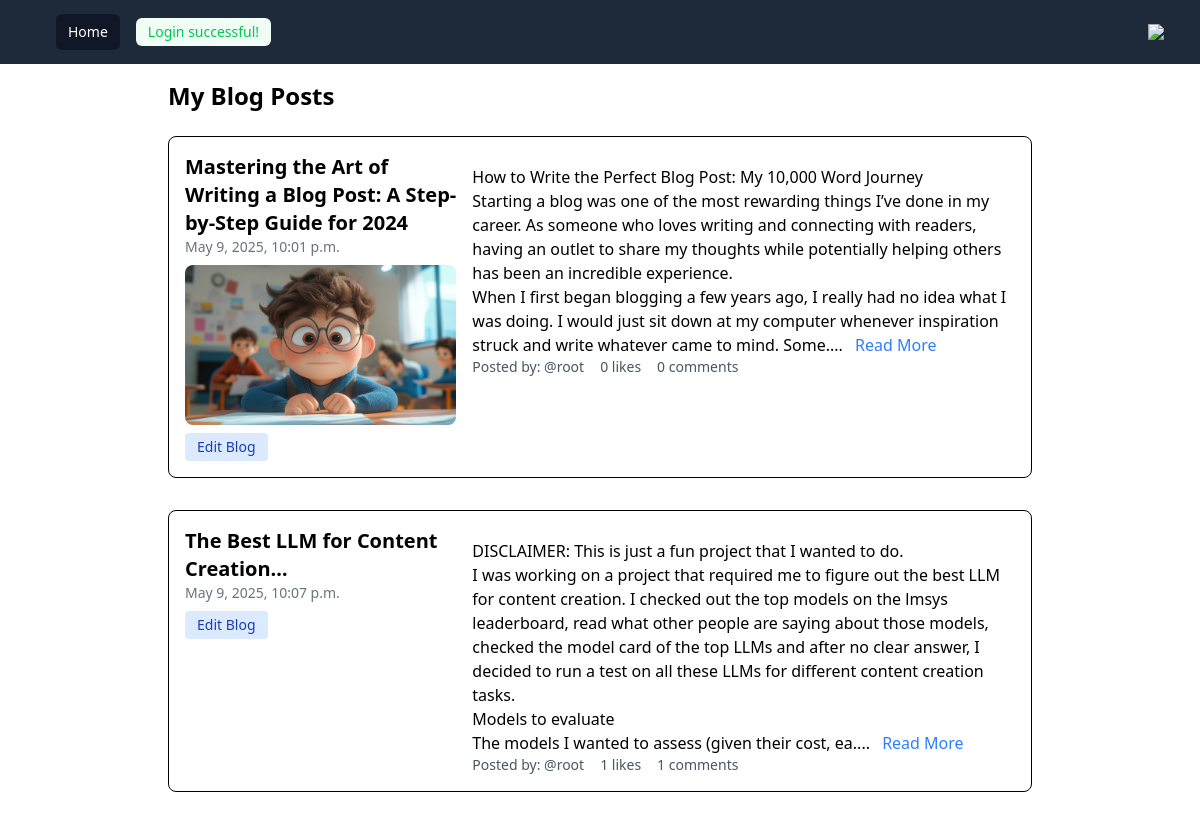
/blog/my-blogs/ (signed in), run on the app's committed database.
### App_Blog/models.py (models this page shows, shortened)
class Blog(models.Model):
    author=models.ForeignKey(User,on_delete=models.CASCADE,related_name='post_author')
    blog_title=models.CharField(max_length=200,verbose_name='put a title')
    slug=models.SlugField(max_length=200,unique=True)
    blog_content=models.TextField(verbose_name='what is on your mind?')
    blog_image=models.ImageField(upload_to='blog_images',verbose_name='image')
    publish_date=models.DateTimeField(auto_now_add=True)
    update_date=models.DateTimeField(auto_now=True)

### App_Blog/views.py (the view)
# urls.py: path('my-blogs/', login_required(views.MyBlogs.as_view()), name='my_blogs'),
class MyBlogs(LoginRequiredMixin,TemplateView):
    template_name='App_Blog/my_blogs.html'

### App_Blog/templatetags/custom_filters.py (called while the page is built)
def range_filter(value):
    return value[0:500]+"...."

### templates/App_Blog/my_blogs.html (shortened to what this page needs)
{% extends "base.html" %}
{% load tailwind_filters %}
{% load custom_filters %}
{% block body_block %}
<div class="max-w-4xl mx-auto p-4">
  <h1 class="text-2xl font-bold mb-6">My Blog Posts</h1>
  {% for blog in user.post_author.all %}
  <article class="flex flex-col md:flex-row gap-4 mb-8 p-4 border rounded-lg hover:shadow-md transition-shadow">
    <div class="md:w-1/3">
      <h3 class="text-xl font-semibold">{{blog.blog_title}}</h3>
      <p class="text-sm text-gray-500 mb-2">{{blog.publish_date}}</p>
      {% if blog.blog_image %}
      <img src="/media/{{blog.blog_image}}"
           alt="{{blog.blog_title}}"
           class="w-full h-40 object-cover rounded-lg mb-2">
      {% endif %}
      <a href="{% url 'App_Blog:edit_blog' pk=blog.pk %}"
         class="inline-block text-sm bg-blue-100 hover:bg-blue-200 text-blue-800 py-1 px-3 rounded">
        Edit Blog
      </a>
    </div>
    <div class="md:w-2/3">
      <p class="text-gray-700 mb-3">
        {% autoescape off %}
          {{blog.blog_content|linebreaks|range_filter}}
        {% endautoescape %}
        <a href="{% url 'App_Blog:blog_details' slug=blog.slug %}"
           class="text-blue-500 hover:text-blue-700 ml-2">
          Read More
        </a>
      </p>
      <div class="flex flex-wrap gap-4 text-sm text-gray-600">
        <span>Posted by: @{{blog.author}}</span>
        <span>{{ blog.liked_blog.count }} likes</span>
        <span>{{ blog.blog_comment.count }} comments</span>
      </div>
    </div>
  </article>
  {% endfor %}
</div>
{% endblock %}

### data on the page
Blog: blog_title "Mastering the Art of Writing a Blog Post: A Step-by-Step Guide for 2024", publish_date "May 9, 2025, 10:01 p.m.", blog_image (picture), blog_content|range_filter "How to Write the Perfect Blog Post: My 10,000 Word Journey Starting a blog was one of the most rewarding things I’ve done in my career. As someone who loves writing and connecting with readers, having an outlet to share my thoughts while potentially helping others has been an incredible experience. When I first began blogging a few years ago, I really had no idea what I was doing. I would just sit down at my computer whenever inspiration struck and write whatever came to mind. Some....", author "root", liked_blog.count "0", blog_comment.count "0"
Blog: blog_title "The Best LLM for Content Creation…", publish_date "May 9, 2025, 10:07 p.m.", blog_content|range_filter "DISCLAIMER: This is just a fun project that I wanted to do. I was working on a project that required me to figure out the best LLM for content creation. I checked out the top models on the lmsys leaderboard, read what other people are saying about those models, checked the model card of the top LLMs and after no clear answer, I decided to run a test on all these LLMs for different content creation tasks. Models to evaluate The models I wanted to assess (given their cost, ea....", author "root", liked_blog.count "1", blog_comment.count "1"
